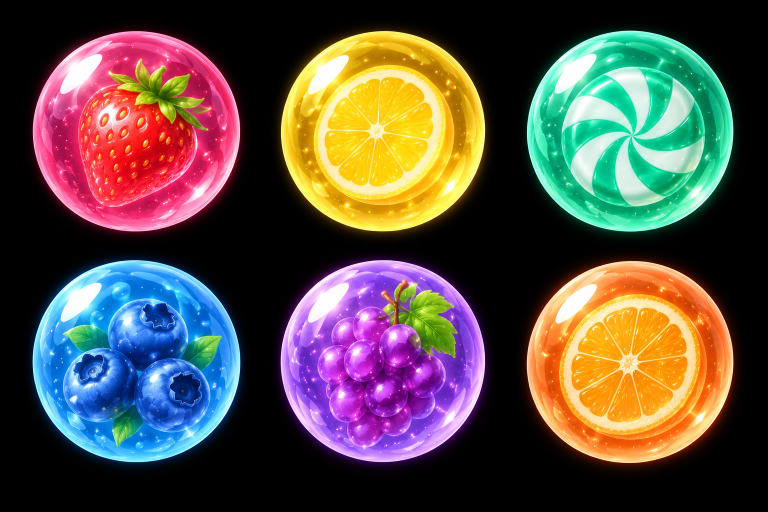
#> input picture tools/skin-candy.png, 1536 x 1024 px, found by its file name (shown at 1/2 size)
$ python make_skins.py tools/skin-candy.png tools/skin-gems.png tools/skin-planets.png
#> lines starting #> are read from the running program, lines starting #| are printed output that depends on the picture; after the words box and inside, x2 and y2 are one past the last pixel; in counts of white or black regions, pixels touching at a corner belong together
#> `atlas = Image.new('RGBA', (CELL * 6, CELL * 3), (0, 0, 0, 0))`: atlas: PIL image 768x384 RGBA; every value is 0
#> `mask = Image.new('L', (S, S), 0)`: mask: PIL image 512x512 L; every value is 0
#> `ImageDraw.Draw(mask).ellipse((4, 4, S - 4, S - 4), fill=255)`: mask: PIL image 512x512 L; 76.4% white; 1 black region, box (x1, y1, x2, y2) and area: (0, 0, 512, 512) 61935
#!/usr/bin/env python3
"""Cut the three skin sheets (6 orbs each, 3x2) into vendor/skins.png:
row 0 candy, row 1 gems, row 2 planets; column = colour index 0-5.

  python3 tools/make_skins.py tools/skin-candy.png tools/skin-gems.png tools/skin-planets.png
"""
import os, sys
import numpy as np
from PIL import Image, ImageDraw
from scipy import ndimage

ROOT = os.path.dirname(os.path.dirname(os.path.abspath(__file__)))
CELL, OUT = 128, os.path.join(ROOT, 'vendor', 'skins.png')
rng = np.random.default_rng(7)


def circle_ransac(pts):
    """Robust circle through edge points: a planet ring or a fuse are outliers."""
    best, bi = None, -1
    for _ in range(600):
        p = pts[rng.choice(len(pts), 3, replace=False)]
        (x1, y1), (x2, y2), (x3, y3) = p
        d = 2 * (x1 * (y2 - y3) + x2 * (y3 - y1) + x3 * (y1 - y2))
        if abs(d) < 1e-6: continue
        ux = ((x1**2 + y1**2) * (y2 - y3) + (x2**2 + y2**2) * (y3 - y1) + (x3**2 + y3**2) * (y1 - y2)) / d
        uy = ((x1**2 + y1**2) * (x3 - x2) + (x2**2 + y2**2) * (x1 - x3) + (x3**2 + y3**2) * (x2 - x1)) / d
        r = np.hypot(x1 - ux, y1 - uy)
        inl = np.abs(np.hypot(pts[:, 0] - ux, pts[:, 1] - uy) - r) < 2.5
        if inl.sum() > bi: bi, best = inl.sum(), (ux, uy, r, inl)
    ux, uy, r, inl = best
    q = pts[inl]                                   # least-squares refine on inliers
    A = np.c_[2 * q[:, 0], 2 * q[:, 1], np.ones(len(q))]
    b = (q ** 2).sum(1)
    cx, cy, c = np.linalg.lstsq(A, b, rcond=None)[0]
    return cx, cy, np.sqrt(c + cx**2 + cy**2)


def orbs_in(path):
#> called with path = 'tools/skin-candy.png'
    src = Image.open(path).convert('RGB'); a = np.asarray(src).astype(np.float32); lum = a.max(2)
#> in orbs_in, src is the input picture: PIL image 1536x1024 RGB; mean R, G, B 89.3, 77.7, 70.9
    mask = ndimage.binary_fill_holes(ndimage.binary_opening(lum > 40, iterations=3))
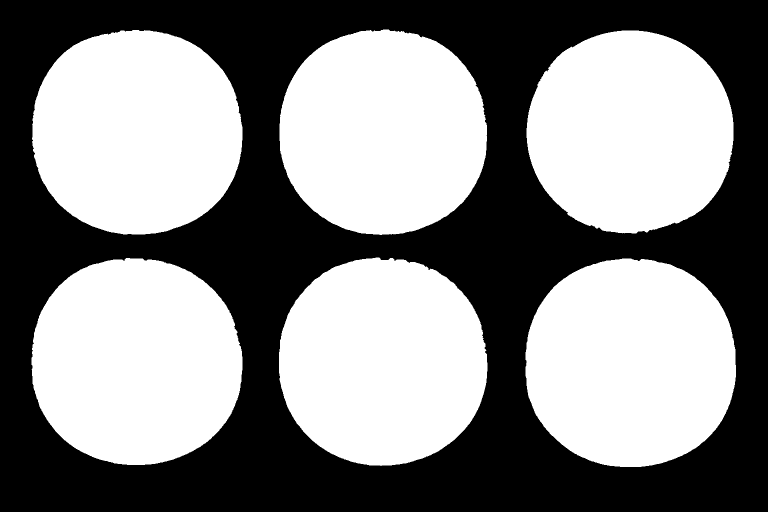
#> mask: shape (1024, 1536) bool (shown at 1/2 size); 52.7% white; 1 black region, box (x1, y1, x2, y2) and area: (0, 0, 1536, 1024) 744063
    lab, _ = ndimage.label(mask)
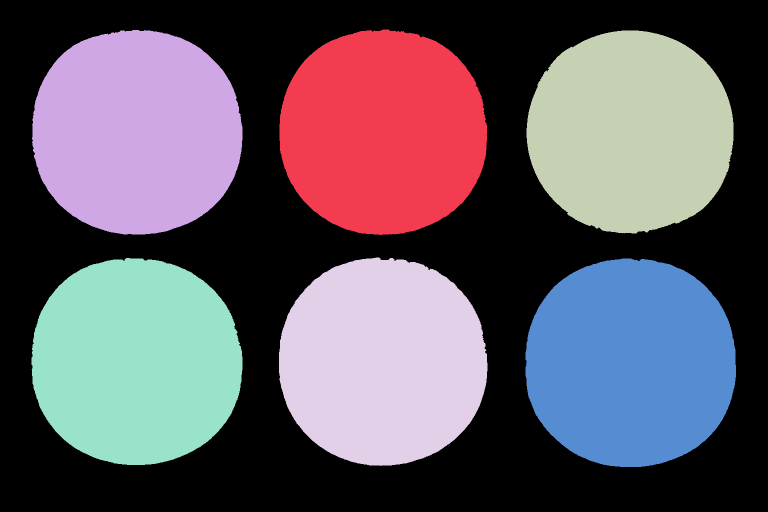
#> lab: shape (1024, 1536) int32 (shown at 1/2 size); 7 distinct labels, from 0 to 6; one colour per label, 0 black
    found = []
    for i, sl in enumerate(ndimage.find_objects(lab), 1):
        if (sl[0].stop - sl[0].start) * (sl[1].stop - sl[1].start) < 20000: continue
        m = lab[sl] == i
        edge = m & ~ndimage.binary_erosion(m)
        ys, xs = np.nonzero(edge)
        cx, cy, r = circle_ransac(np.c_[xs + sl[1].start, ys + sl[0].start].astype(float))
        # tighten to the glass: steepest brightness drop just inside the glow edge
        yy, xx = np.mgrid[int(cy - r) - 2:int(cy + r) + 3, int(cx - r) - 2:int(cx + r) + 3]
        rr = np.hypot(xx - cx, yy - cy); sub = lum[yy.clip(0, lum.shape[0] - 1), xx.clip(0, lum.shape[1] - 1)]
        radii = np.arange(int(r * 0.85), int(r * 1.01))
        prof = np.array([sub[(rr >= q) & (rr < q + 1)].mean() for q in radii])
        found.append((cx, cy, float(radii[np.argmin(np.gradient(prof))]) * 1.01))
#> this loop made 6 passes
#> (ux in circle_ransac, uy in circle_ransac, r, cx, cy, c in circle_ransac) on passes 1 to 6: (765.1, 262.8, 208.4, 765.2, 262.4, -610919.3), (274.1, 266.7, 210, 274.3, 267, -102406.1), (1261.2, 265.6, 206.6, 1260.9, 266.3, -1618007.2), (765.3, 722.4, 209.7, 765.1, 722.4, -1063268.4), (273.4, 726, 210.9, 273.5, 726.5, -558167.4), (1260.5, 725.7, 212.6, 1260.6, 725.6, -2070379.1)
#> pass 1, in orbs_in, `yy, xx = np.mgrid[int(cy - r) - 2:int(cy + r) + 3, int(cx - r) - 2:int..`:
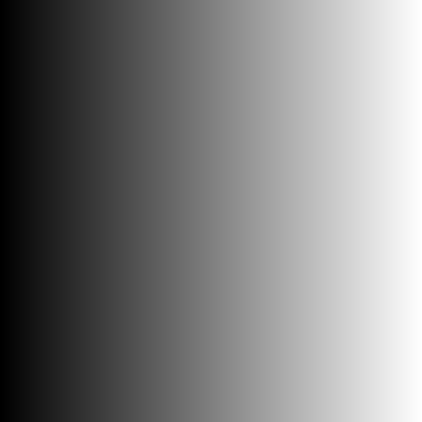
#> xx: shape (422, 422) int64; min 554, max 975, mean 764.5; drawn with min black and max white
#> after the loop:
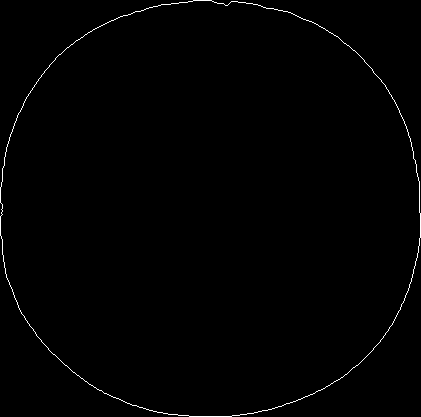
#> edge: shape (417, 421) bool; 0.69% white in thin lines or dots
#> after the loop:
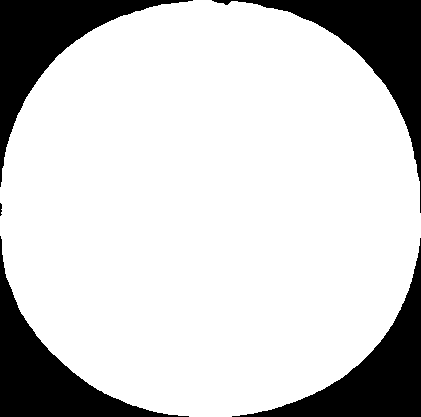
#> m: shape (417, 421) bool; 80.7% white; 5 black regions, box (x1, y1, x2, y2) and area: (212, 0, 421, 213) 8780, (0, 0, 193, 187) 8440, (232, 238, 421, 417) 8382, (0, 236, 189, 417) 8303, (0, 203, 2, 216) 21
#> after the loop, found = [(765.2, 262.4, 205), (274.3, 267, 208.1), (1260.9, 266.3, 209.1), (765.1, 722.4, 206), (273.5, 726.5, 208.1), (1260.6, 725.6, 208.1)]
    found.sort(key=lambda o: (round(o[1] / 200), o[0]))
    assert len(found) == 6, f'{path}: expected 6 orbs, found {len(found)}'
    return src, found


atlas = Image.new('RGBA', (CELL * 6, CELL * 3), (0, 0, 0, 0))
S = CELL * 4
mask = Image.new('L', (S, S), 0); ImageDraw.Draw(mask).ellipse((4, 4, S - 4, S - 4), fill=255)
mask = mask.resize((CELL, CELL), Image.LANCZOS)
for row, path in enumerate(sys.argv[1:4]):
    src, orbs = orbs_in(path)
#> orbs = [(274.3, 267, 208.1), (765.2, 262.4, 205), (1260.9, 266.3, 209.1), (273.5, 726.5, 208.1), (765.1, 722.4, 206), (1260.6, 725.6, 208.1)]
    for col, (cx, cy, r) in enumerate(orbs):
        cell = src.crop((int(round(cx - r)), int(round(cy - r)), int(round(cx + r)), int(round(cy + r)))).resize((CELL, CELL), Image.LANCZOS).convert('RGBA')
        cell.putalpha(mask)
        atlas.paste(cell, (col * CELL, row * CELL))
        print(f'{os.path.basename(path)} #{col}: centre ({cx:.0f},{cy:.0f}) r {r:.1f}')
#> this loop made 6 passes
#| skin-candy.png #0: centre (274,267) r 208.1
#| skin-candy.png #1: centre (765,262) r 205.0
#| skin-candy.png #2: centre (1261,266) r 209.1
#| skin-candy.png #3: centre (274,727) r 208.1
#| skin-candy.png #4: centre (765,722) r 206.0
#| skin-candy.png #5: centre (1261,726) r 208.1
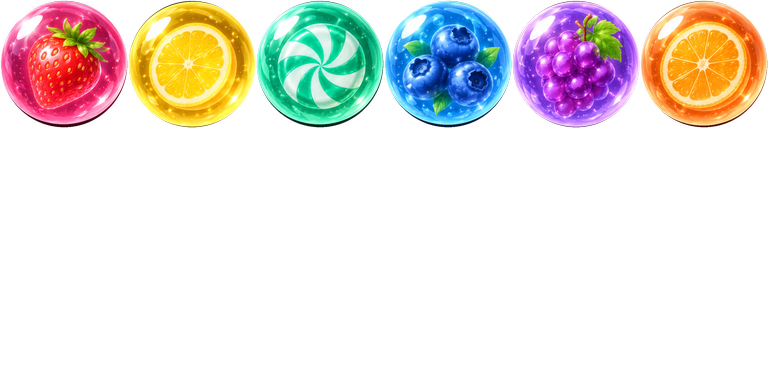
#> atlas: PIL image 768x384 RGBA; mean R, G, B, A 45.3, 39.3, 35.8, 64.9; transparent parts drawn white
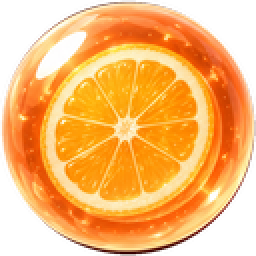
#> cell: PIL image 128x128 RGBA (shown 2 times larger); mean R, G, B, A 195.6, 126.9, 53.1, 194.7; transparent parts drawn white
#> pass 2 of the loop `for row, path in enumerate(sys.argv[1:4]):`:
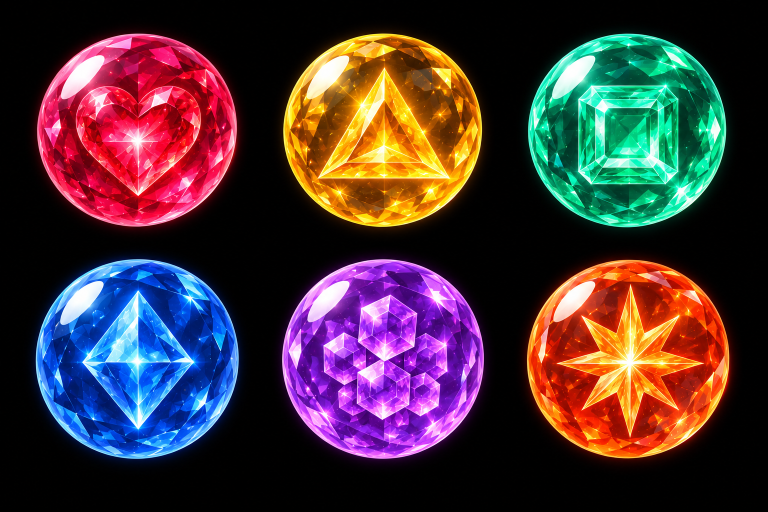
#> input picture tools/skin-gems.png, 1536 x 1024 px, found by its file name (shown at 1/2 size)
#> in orbs_in, src is the input picture: PIL image 1536x1024 RGB; mean R, G, B 71.9, 50.4, 56.9
#> lab: shape (1024, 1536) int32; 7 distinct labels, from 0 to 6
#> the loop in orbs_in (call 2), `for i, sl in enumerate(ndimage.find_objects(lab), 1):` made 6 passes
#> (ux in circle_ransac, uy in circle_ransac, r, cx, cy, c in circle_ransac) on passes 1 to 6: (275.2, 256.2, 203.8, 275.2, 256, -99703.1), (766.6, 263.7, 198.9, 766.2, 263.9, -617150), (1254, 261.1, 196.8, 1254.2, 261.5, -1602832.3), (274.1, 718.2, 205.5, 274.1, 718.3, -548909.7), (1257.4, 719.4, 207.2, 1257.3, 719.3, -2055332.4), (766.5, 718.3, 202.3, 766.2, 718.8, -1062790.1)
#> after the loop in orbs_in (call 2), `for i, sl in enumerate(ndimage.find_objects(lab), 1):`:
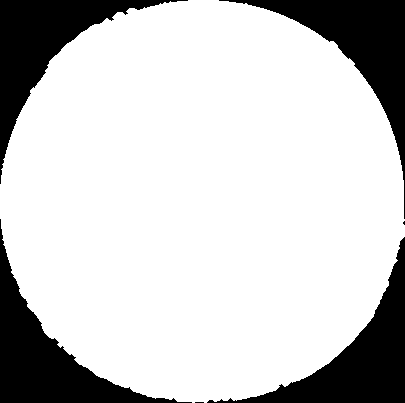
#> m: shape (403, 405) bool; 79.4% white; 6 black regions (2 under 20 px), largest, box (x1, y1, x2, y2) and area: (0, 219, 192, 403) 8574, (219, 0, 405, 219) 8445, (207, 237, 405, 403) 8376, (0, 0, 188, 184) 8140
#> after the loop in orbs_in (call 2), `for i, sl in enumerate(ndimage.find_objects(lab), 1):`: found = [(275.2, 256, 199), (766.2, 263.9, 201), (1254.2, 261.5, 199), (274.1, 718.3, 204), (1257.3, 719.3, 203), (766.2, 718.8, 203)]
#> orbs = [(275.2, 256, 199), (766.2, 263.9, 201), (1254.2, 261.5, 199), (274.1, 718.3, 204), (766.2, 718.8, 203), (1257.3, 719.3, 203)]
#> the loop `for col, (cx, cy, r) in enumerate(orbs):` made 6 passes
#> (printed output is left out)
#> after the loop `for col, (cx, cy, r) in enumerate(orbs):`:
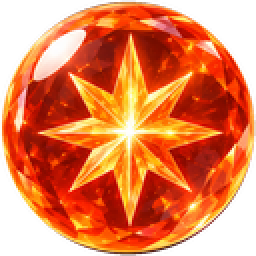
#> cell: PIL image 128x128 RGBA (shown 2 times larger); mean R, G, B, A 174.1, 71.2, 26, 194.7; transparent parts drawn white
#> (the run stopped early here; a loop or call above may not have finished)
